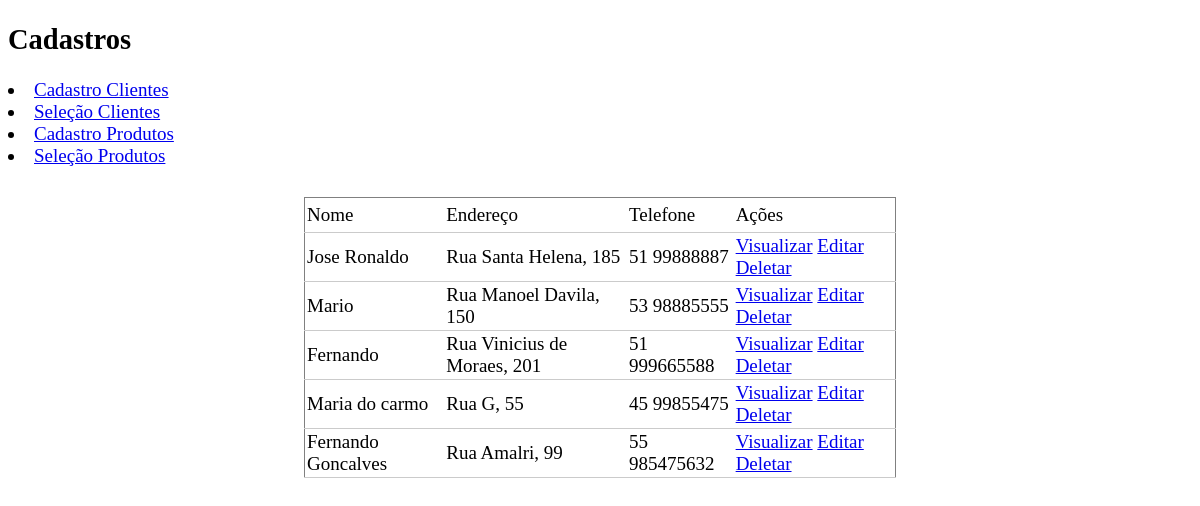
The page /trabalhogb/selecaoClientes.php on the database its author committed.
### tables this page shows
CREATE TABLE `cliente` (
  `id` int(11) NOT NULL,
  `nome` varchar(40) NOT NULL,
  `endereco` varchar(80) NOT NULL,
  `telefone` varchar(15) NOT NULL
);

### trabalhogb/Class/ClassConexao.php (called while the page is built)
<?php
class Conexao {
    public function conectaDB(){
        try {
            $Con= new PDO("mysql:host=localhost;dbname=trabalhogb","root","");
            return $Con;
        } catch (Exception $Erro) {
            return $Erro->getMessage();
        }
    }
}

### trabalhogb/Class/ClassCrud.php (called while the page is built, shortened)
<?php
class ClassCrud extends Conexao
{
    private $Crud;
    public function preparedStatements($Query , $Parametros)
    {
        $this->Crud=$this->conectaDB()->prepare($Query);
        $this->Crud->execute();
    }
    private function countParametros($Parametros)
    {
        $this->Contador=count($Parametros);
    }
    public  function  selectBD($Campos,$Tabela, $Condicao, $Parametros)
    {
        $this->preparedStatements("select {$Campos} from  {$Tabela} {$Condicao}", $Parametros);
        return $this->Crud;
    }
}

### trabalhogb/selecaoClientes.php (the view, shortened to what this page needs)
<?php include("includes/Header.php");
?>
<div class="Content">
    <table class="TabelaCrud" border="1">
        <tr>
            <td>Nome</td>
            <td>Endereço</td>
            <td>Telefone</td>
            <td>Ações</td>
        </tr>
        <?php
        $Crud = new ClassCrud();
        $BFetch=$Crud->selectBD(
            "*",
            "cliente",
            "",
            array()
        );
        while ($Fetch=$BFetch->fetch(PDO::FETCH_ASSOC)){
            ?>
            <tr>
                <td><?php echo $Fetch['nome']; ?></td>
                <td><?php echo $Fetch['endereco']; ?></td>
                <td><?php echo $Fetch['telefone']; ?></td>
                <td>
                    <a href="<?php echo "visualizarClientes.php?id={$Fetch['id']}";?>">Visualizar</a>
                    <a href="<?php echo "cadastroClientes.php?id={$Fetch['id']}";?>">Editar</a>
                    <a class="Deletar" href="<?php echo "Controllers/ControllerDeletarClientes.php?id={$Fetch['id']}";?>">Deletar</a>
                </td>
            </tr>
            <?php
        }
        ?>
    </table>
</div>
<?php include("includes/Footer.php");?>

### trabalhogb/includes/Header.php (shortened to what this page needs)
<!doctype html>
<html lang="pt-bt">
<head charset="UTF-8">
    <link rel="stylesheet" href="Style.css">
</head>
<body>
<h2>Cadastros</h2>
<div class="Nav">
    <li><a href="cadastroClientes.php">Cadastro Clientes</a></li>
    <li><a href="selecaoClientes.php">Seleção Clientes</a></li>
    <li><a href="cadastroProdutos.php">Cadastro Produtos</a></li>
    <li><a href="selecaoProdutos.php">Seleção Produtos</a></li>
</div>

### trabalhogb/includes/Footer.php
</body>
</html>

### trabalhogb_v2/style.css (style rules this page uses)
body { font-size: 19px; }
table { width: 50%; margin: 30px auto; border-collapse: collapse; text-align: left; }
tr { border-bottom: 1px solid #cbcbcb; }
th, td { border: none; height: 30px; padding: 2px; }

### rows shown on the page
cliente: nome "Jose Ronaldo", endereco "Rua Santa Helena, 185", telefone "51 99888887"
cliente: nome "Mario", endereco "Rua Manoel Davila, 150", telefone "53 98885555"
cliente: nome "Fernando", endereco "Rua Vinicius de Moraes, 201", telefone "51 999665588"
cliente: nome "Maria do carmo", endereco "Rua G, 55", telefone "45 99855475"
cliente: nome "Fernando Goncalves", endereco "Rua Amalri, 99", telefone "55 985475632"
